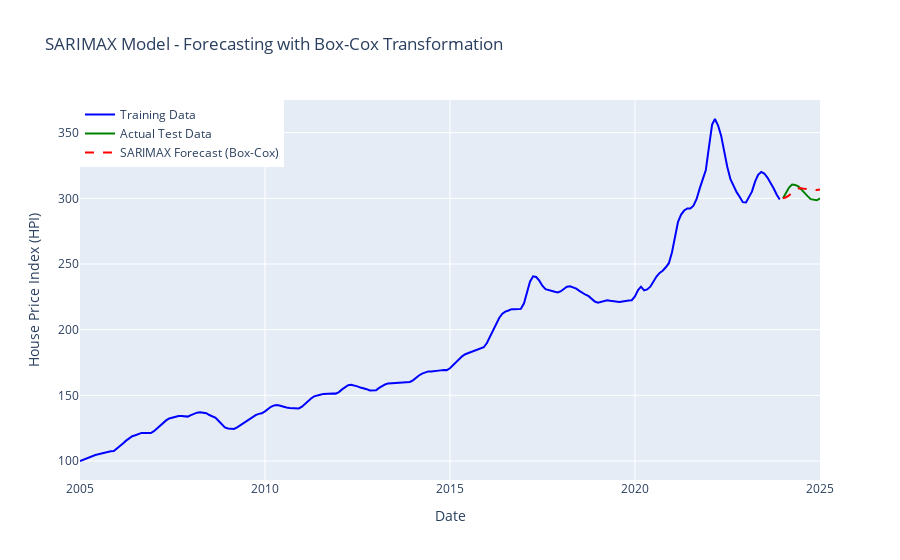

Write notebook code for a chart like this one.
### Markdown cell above
## Model Performance on Test Set

### 🔹 Evaluation Metrics
- **Root Mean Squared Error (RMSE):** `22.64`
  - RMSE measures the average magnitude of the prediction errors.
  - A lower RMSE indicates a better model fit.

- **Mean Absolute Percentage Error (MAPE):** `6.73%`
  - MAPE quantifies the average percentage difference between predicted and actual values.
  - A lower MAPE suggests higher accuracy.

### 🔹 Interpretation
- The **RMSE of 22.64** suggests that on average, the model's forecast deviates from the actual House Price Index (HPI) by approximately 22.64 points.
- The **MAPE of 6.73%** indicates that the model's forecast error is about **6.73%** of the actual values.
- Given the complexity of housing market dynamics, this level of error is **relatively reasonable** but could be further improved.

### Code cell
sarimax_result.plot_diagnostics(figsize=(10,8))
plt.show()

fig = go.Figure()

# Add Historical Data
fig.add_trace(go.Scatter(x=train.index, y=train["Composite_HPI"], mode="lines", name="Training Data", line=dict(color="blue")))
fig.add_trace(go.Scatter(x=test.index, y=test["Composite_HPI"], mode="lines", name="Actual Test Data", line=dict(color="green")))

# Add SARIMAX Predictions
fig.add_trace(go.Scatter(x=test.index, y=test_forecast, mode="lines", name="SARIMAX Forecast (Box-Cox)", line=dict(color="red", dash="dash")))

# Layout Settings
fig.update_layout(title="SARIMAX Model - Forecasting with Box-Cox Transformation",
                  xaxis_title="Date",
                  yaxis_title="House Price Index (HPI)",
                  legend=dict(x=0, y=1),
                  hovermode="x")

# Show interactive plot
fig.show()

### Figure 1 — Plotly figure (JSON) as saved in the notebook; plotly's stock layout.template omitted (floating-point values rounded to 4 significant figures; data arrays with more than 128 entries replaced by an {"elided": "..."} marker saying what was removed)
{"data": [{"line": {"color": "blue"}, "mode": "lines", "name": "Training Data", "type": "scatter", "x": {"elided": "228 str values"}, "y": {"elided": "228 float values"}}, {"line": {"color": "green"}, "mode": "lines", "name": "Actual Test Data", "type": "scatter", "x": ["2024-01-01T00:00:00.000000000", "2024-02-01T00:00:00.000000000", "2024-03-01T00:00:00.000000000", "2024-04-01T00:00:00.000000000", "2024-05-01T00:00:00.000000000", "2024-06-01T00:00:00.000000000", "2024-07-01T00:00:00.000000000", "2024-08-01T00:00:00.000000000", "2024-09-01T00:00:00.000000000", "2024-10-01T00:00:00.000000000", "2024-11-01T00:00:00.000000000", "2024-12-01T00:00:00.000000000", "2025-01-01T00:00:00.000000000"], "y": [299.8, 304.8, 308.2, 310.5, 310.2, 309.1, 306.6, 303.6, 301.7, 299.4, 299.1, 298.5, 300.0]}, {"line": {"color": "red", "dash": "dash"}, "mode": "lines", "name": "SARIMAX Forecast (Box-Cox)", "type": "scatter", "x": ["2024-01-01T00:00:00.000000000", "2024-02-01T00:00:00.000000000", "2024-03-01T00:00:00.000000000", "2024-04-01T00:00:00.000000000", "2024-05-01T00:00:00.000000000", "2024-06-01T00:00:00.000000000", "2024-07-01T00:00:00.000000000", "2024-08-01T00:00:00.000000000", "2024-09-01T00:00:00.000000000", "2024-10-01T00:00:00.000000000", "2024-11-01T00:00:00.000000000", "2024-12-01T00:00:00.000000000", "2025-01-01T00:00:00.000000000"], "y": [300.0, 300.8, 302.2, 304.4, 306.5, 307.6, 307.7, 307.2, 306.9, 307.0, 306.5, 306.3, 306.8]}], "layout": {"hovermode": "x", "legend": {"x": 0, "y": 1}, "title": {"text": "SARIMAX Model - Forecasting with Box-Cox Transformation"}, "xaxis": {"title": {"text": "Date"}}, "yaxis": {"title": {"text": "House Price Index (HPI)"}}}}
